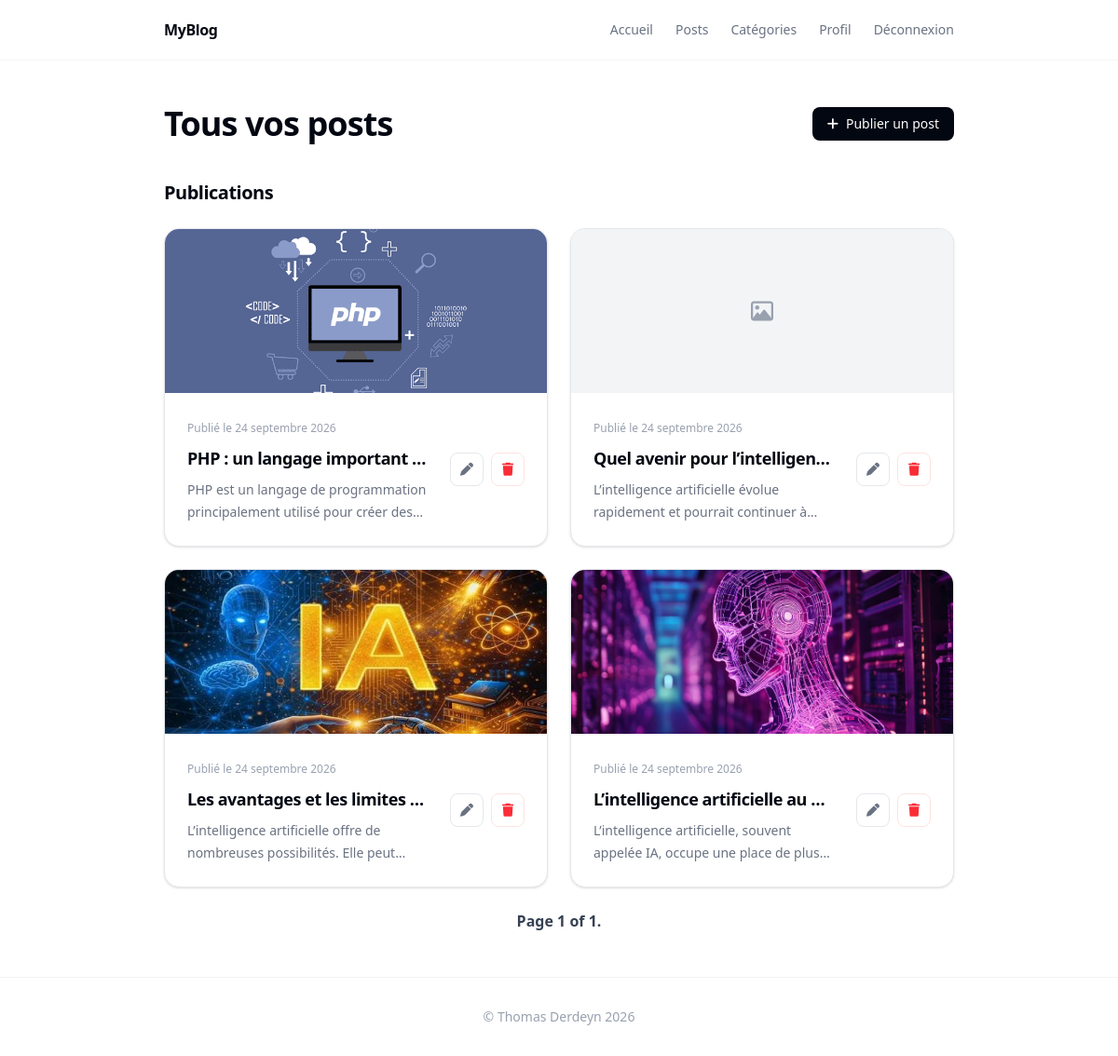
Page /accounts/profile/ (signed in) on the committed database.
### blog_app/models.py (models this page shows)
class Post(models.Model):
  title = models.CharField(max_length=50, verbose_name="titre")
  description = models.CharField(max_length=500, verbose_name="description")
  image = models.ImageField(upload_to="images/",blank=True,null=True)
  createAt = models.DateTimeField(verbose_name="date de création", auto_now_add=True)
  creator = models.ForeignKey(User, verbose_name="Utilisateur", related_name='posts', on_delete=models.CASCADE)
  categories = models.ManyToManyField('Category', verbose_name="Catégorie", related_name='posts')
  class Meta:
    ordering = ('title','description','image','creator','createAt', )
    verbose_name = "publication"
    verbose_name_plural = "publications"

### blog_app/views/user_views.py (the view)
# urls.py: path('accounts/profile/', views.UserProfileView.as_view(), name='profile'),
class UserProfileView(View):
    paginate_by = 6
    def get(self, request):
        if not request.user.is_authenticated:
            return redirect(f"{settings.LOGIN_URL}?next={request.path}")
        try:
            user = User.objects.get(id=request.user.id)
        except User.DoesNotExist:
            return redirect("index")
        posts = user.posts.all().order_by("-createAt")
        paginator = Paginator(posts, self.paginate_by)
        page_obj = paginator.get_page(request.GET.get("page"))
        context = {
            "user": user,
            "page_obj":page_obj,
        }
        return render(request, "blog_app/user/profile.html", context)

### blog_app/templates/blog_app/user/profile.html (shortened to what this page needs)
{% extends 'base.html' %}
{% load static %}
{% block content %}
<section class="mb-10">
    <div class="flex flex-wrap items-center justify-between gap-4">
        <h1 class="text-3xl font-bold tracking-tight text-gray-950 sm:text-4xl">
            Tous vos posts
        </h1>
        <a href="{% url 'post_create' %}"
            class="inline-flex items-center gap-2 rounded-lg bg-gray-950 px-4 py-2 text-sm font-medium text-white transition hover:bg-gray-800">
            <i class="fa-solid fa-plus"></i>
            Publier un post
        </a>
    </div>
</section>
<section>
    <h2 class="mb-6 text-xl font-semibold tracking-tight text-gray-950">
        Publications
    </h2>
    <div class="grid gap-6 sm:grid-cols-2">
        {% for post in page_obj %}
        <article
            class="group overflow-hidden rounded-2xl border border-gray-200 bg-white shadow-sm transition duration-300 hover:-translate-y-1 hover:shadow-lg">
            <a href="{% url 'post' id=post.id %}" class="flex flex-col">
                <div class="h-44 overflow-hidden bg-gray-100">
                    {% if post.image %}
                    <img src="{{ post.image.url }}" alt="{{ post.title }}"
                        class="h-full w-full object-cover transition duration-500 group-hover:scale-105">
                    {% else %}
                    <div class="flex h-full items-center justify-center text-gray-400">
                        <i class="fa-regular fa-image text-2xl"></i>
                    </div>
                    {% endif %}
                </div>
            </a>
            <div class="flex items-center justify-between gap-6 p-6">
                <div class="min-w-0 flex-1">
                    <span class="text-xs text-gray-400">
                        Publié le {{ post.createAt|date:"d F Y" }}
                    </span>
                    <h3
                        class="mt-2 truncate text-lg font-semibold tracking-tight text-gray-950 transition group-hover:text-gray-600">
                        {{ post.title }}
                    </h3>
                    <p class="mt-2 line-clamp-2 text-sm leading-6 text-gray-500">
                        {{ post.description }}
                    </p>
                </div>
                <div class="flex shrink-0 items-center gap-2">
                    <a href="{% url 'post_edit' id=post.id %}" title="Modifier le post" aria-label="Modifier le post"
                        class="inline-flex h-9 w-9 items-center justify-center rounded-lg border border-gray-200 text-gray-500 transition hover:border-gray-950 hover:bg-gray-950 hover:text-white">
                        <i class="fa-solid fa-pen text-sm"></i>
                    </a>
                    <a href="{% url 'post_delete' id=post.id %}" title="Supprimer le post"
                        aria-label="Supprimer le post"
                        class="inline-flex h-9 w-9 items-center justify-center rounded-lg border border-red-100 text-red-500 transition hover:border-red-500 hover:bg-red-500 hover:text-white">
                        <i class="fa-solid fa-trash text-sm"></i>
                    </a>
                </div>
            </div>
        </article>
        {% empty %}
        <div class="rounded-2xl border border-dashed border-gray-300 bg-white px-6 py-16 text-center">
            <i class="fa-regular fa-file-lines mb-4 text-3xl text-gray-300"></i>
            <h3 class="text-lg font-semibold text-gray-900">Aucune publication</h3>
        </div>
        {% endfor %}
    </div>
</section>
{% endblock %}

### rows in the picture
Post: image (picture), createAt "24 septembre 2026", title "PHP : un langage important…", description "PHP est un langage de programmation principalement utilisé pour créer…"
Post: createAt "24 septembre 2026", title "Quel avenir pour l’intelligen…", description "L’intelligence artificielle évolue rapidement et pourrait continuer…"
Post: image (picture), createAt "24 septembre 2026", title "Les avantages et les limites…", description "L’intelligence artificielle offre de nombreuses possibilités. Elle…"
Post: image (picture), createAt "24 septembre 2026", title "L’intelligence artificielle au…", description "L’intelligence artificielle, souvent appelée IA, occupe une place de…"

### other values in the picture
{{ page_obj.number }} "1"
{{ page_obj.paginator.num_pages }} "1"
